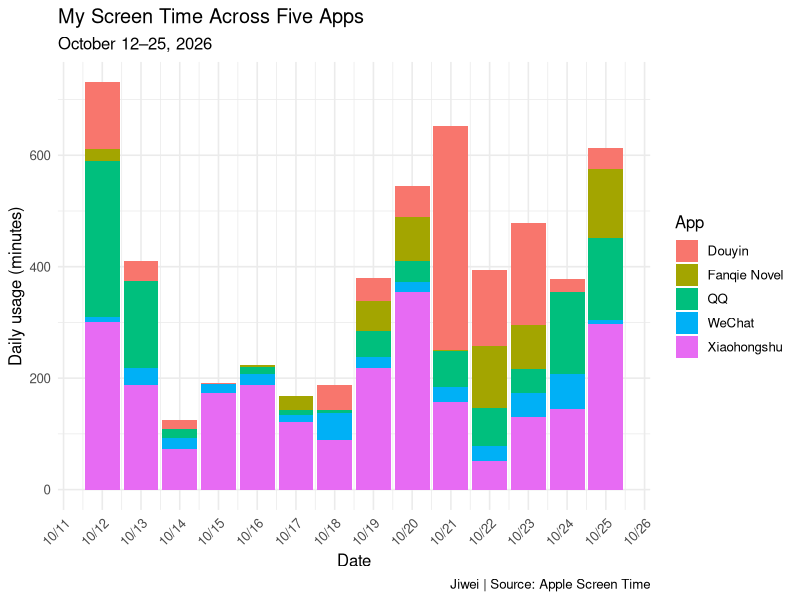
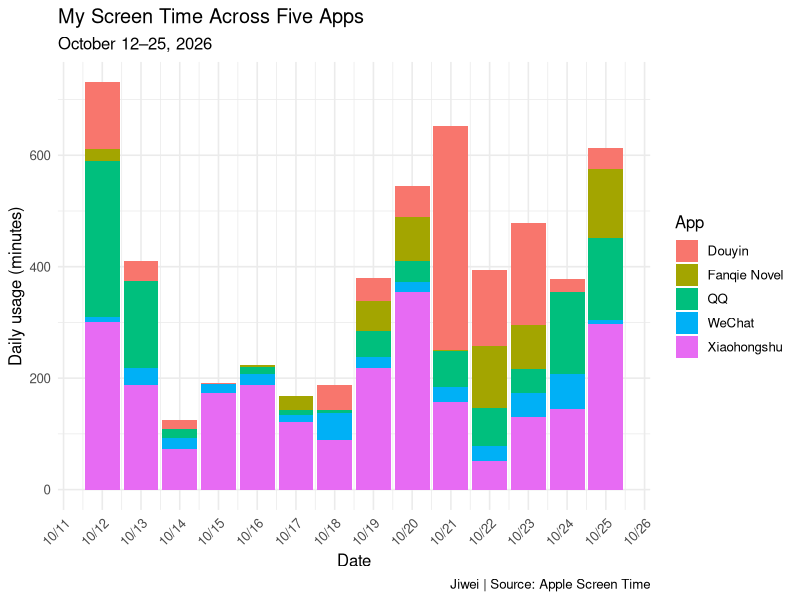

The R script that drew these images, in order:
## ---- chunk 1
screen_time <- read.csv("screen_time.csv")
## ---- chunk 2
library(ggplot2)
## ---- chunk 3
screen_time$plot_date <- as.Date(
  screen_time$date,
  format = "%m/%d/%Y"
)
## ---- chunk 4
ggplot(screen_time,
       aes(x = plot_date, y = minutes, fill = app)) +
  geom_col() +
  scale_x_date(
    date_breaks = "1 day",
    date_labels = "%m/%d"
  ) +
  labs(
    title = "My Screen Time Across Five Apps",
    subtitle = "October 12–25, 2026",
    x = "Date",
    y = "Daily usage (minutes)",
    fill = "App",
    caption = "Jiwei | Source: Apple Screen Time"
  ) +
  theme_minimal(base_size = 12) +
  theme(
    axis.text.x = element_text(angle = 45, hjust = 1)
  )
## ---- chunk 5
ggsave(
  filename = "screen_time_v1.png",
  width = 10,
  height = 6,
  units = "in",
  dpi = 300
)
